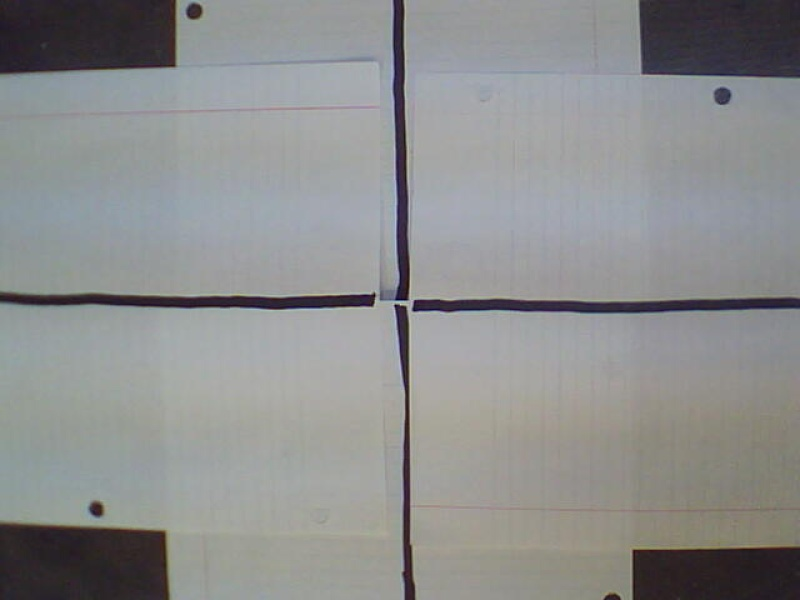
#> input picture braccetto_dev/test_direction_frame.jpg, 800 x 600 px
$ python braccetto_dev.py
#> lines starting #> are read from the running program, lines starting #| are printed output that depends on the picture; after the words box and inside, x2 and y2 are one past the last pixel; in counts of white or black regions, pixels touching at a corner belong together
### braccetto_dev/geom_util.py
import numpy as np
import math

def calc_line(x1, y1, x2, y2):
    a = float(y2 - y1) / (x2 - x1) if x2 != x1 else 0
    b = y1 - a * x1
    return a, b

def calc_line_length(p1, p2):
    dx = p1[0] - p2[0]
    dy = p1[1] - p2[1]
    return math.sqrt(dx * dx + dy * dy)

def get_horz_shift(x, w):
    hw = w / 2
    return 100 * (x - hw) / hw

def get_vert_shift(y, h):
    hh = h / 2
    return 100 * (y - hh) / hh

# [4 lines left out: function calc_rect_area, not called in this run]

def get_angle(p1, p2, w, h, rotate):
    px1 = p1[0] - w/2
    px2 = p2[0] - w/2

    py1 = h - p1[1]
    py2 = h - p2[1]

    if rotate:
        tempX = px1
        px1 = py1
        py1 = -tempX
        tempX = px2
        px2 = py2
        py2 = -tempX

    angle = 90
    if px1 != px2:
        a, b = calc_line(px1, py1, px2, py2)
        angle = 0
        if a != 0:
            x0 = -b/a
            y1 = 1.0
            x1 = (y1 - b) / a
            dx = x1 - x0
            tg = y1 * y1 / dx / dx
            angle = 180 * np.arctan(tg) / np.pi
            if a < 0:
                angle = 180 - angle
    return angle

# [21 lines left out: function get_vert_angle, not called in this run]

def order_box(box):
    srt = np.argsort(box[:, 1])
    btm1 = box[srt[0]]
    btm2 = box[srt[1]]
    top1 = box[srt[2]]
    top2 = box[srt[3]]
    bc = btm1[0] < btm2[0]
    btm_l = btm1 if bc else btm2
    btm_r = btm2 if bc else btm1
    tc = top1[0] < top2[0]
    top_l = top1 if tc else top2
    top_r = top2 if tc else top1
    return np.array([top_l, top_r, btm_r, btm_l])

def shift_box(box, w, h):
    return np.array([[box[0][0] + w,box[0][1] + h],[box[1][0] + w,box[1][1] + h], [box[2][0] + w,box[2][1] + h],[box[3][0] + w,box[3][1] + h]])

def calc_box_vector(box):
    v_side = calc_line_length(box[0], box[3])
    h_side = calc_line_length(box[0], box[1])
    idx = [0, 1, 2, 3]
    if v_side < h_side:
        idx = [0, 3, 1, 2]
    return (int((box[idx[0]][0] + box[idx[1]][0]) / 2), int((box[idx[0]][1] + box[idx[1]][1]) / 2)), (int((box[idx[2]][0] + box[idx[3]][0]) / 2), int((box[idx[2]][1]  +box[idx[3]][1]) / 2))

### braccetto_dev/braccetto_dev.py
#!python
# USAGE: python braccetto_dev.py -r n -v n -d y -s u

from imutils.video import VideoStream
from imutils.video import FPS
import numpy as np
import geom_util as geom
import braccetto_conf as bconf
import cv2
import abb
import argparse
import math
import imutils
import datetime
import time
import copy

ap = argparse.ArgumentParser()
ap.add_argument("-r", "--robot", help="enable robot mode")
ap.add_argument("-v", "--video", help="enable video mode")
ap.add_argument("-d", "--debug", help="enable debug mode")
ap.add_argument("-s", "--start", help="select starting movement")
args = vars(ap.parse_args())

ROBOT_MODE = True if args["robot"] == "y" else False
VIDEO_MODE = True if args["video"] == "y" else False
DEBUG_MODE = True if args["debug"] == "y" else False

direction_txt = None
DIRECTION_STATE = None
ROBOT_POS_X = None
ROBOT_POS_Y = None
ROBOT_POS_Z = None
writer = None

if args["start"] == "l":
	direction_txt = "LEFT"
	DIRECTION_STATE = bconf.DIRECTION.LEFT
	ROBOT_POS_X = bconf.AXIS_RANGE_X[1]
	ROBOT_POS_Y = int((bconf.AXIS_RANGE_Y[0]+bconf.AXIS_RANGE_Y[1])/2)
	ROBOT_POS_Z = bconf.AXIS_RANGE_Z[1]

elif args["start"] == "r":
	direction_txt = "RIGHT"
	DIRECTION_STATE = bconf.DIRECTION.RIGHT
	ROBOT_POS_X = bconf.AXIS_RANGE_X[0]
	ROBOT_POS_Y = int((bconf.AXIS_RANGE_Y[0]+bconf.AXIS_RANGE_Y[1])/2)
	ROBOT_POS_Z = bconf.AXIS_RANGE_Z[0]

elif args["start"] == "u":
	direction_txt = "UP"
	DIRECTION_STATE = bconf.DIRECTION.UP
	ROBOT_POS_X = int((bconf.AXIS_RANGE_X[0]+bconf.AXIS_RANGE_X[1])/2)
	ROBOT_POS_Y = bconf.AXIS_RANGE_Y[0]
	ROBOT_POS_Z = int((bconf.AXIS_RANGE_Z[0]+bconf.AXIS_RANGE_Z[1])/2)

elif args["start"] == "d":
	direction_txt = "DOWN"
	DIRECTION_STATE = bconf.DIRECTION.DOWN
	ROBOT_POS_X = int((bconf.AXIS_RANGE_X[0]+bconf.AXIS_RANGE_X[1])/2)
	ROBOT_POS_Y = bconf.AXIS_RANGE_Y[1]
	ROBOT_POS_Z = int((bconf.AXIS_RANGE_Z[0]+bconf.AXIS_RANGE_Z[1])/2)

else:
	direction_txt = "DOWN"
	DIRECTION_STATE = bconf.DIRECTION.DOWN
	ROBOT_POS_X = int((bconf.AXIS_RANGE_X[0]+bconf.AXIS_RANGE_X[1])/2)
	ROBOT_POS_Y = int((bconf.AXIS_RANGE_Y[0]+bconf.AXIS_RANGE_Y[1])/2)
	ROBOT_POS_Z = int((bconf.AXIS_RANGE_Z[0]+bconf.AXIS_RANGE_Z[1])/2)

vs = None
frame = None
fps = None
(H, W) = (None, None)
centerPos = (None, None)

if ROBOT_MODE:
	a = 0
	try:
	    print ("Connecting to %s ..." % (bconf.ROBOT_IP))
	    R = abb.Robot(ip=bconf.ROBOT_IP)
	    print ("\t+ Successfully connected to %s" % (bconf.ROBOT_IP))
	    print ("\t+ %s" % (R.get_robotinfo()))
	    R.set_speed([200,50,50,50])
	    R.set_joints([0,0,0,0,0,0])
	except:
	    a = 1;
	    print ("\t- Error: Failed to connect to %s. Trying 127.0.0.1 now ..." % (bconf.ROBOT_IP))
	if(a == 1):
		try:
		    print ("Connecting to 127.0.0.1 ...")
		    R = abb.Robot(ip='127.0.0.1')
		except:
			print ("\t- Error: Failed to connect to 127.0.0.1. Exiting now.")
			exit(-1)

	print("Current robotic arm position ...")
	time.sleep(0.5)
	robot_get_cartesian = R.get_cartesian()
	temp_pos_x = robot_get_cartesian[0][0]
	temp_pos_y = robot_get_cartesian[0][1]
	temp_pos_z = robot_get_cartesian[0][2]
	print("ROBOT_POS_X = %s mm, ROBOT_POS_Y = %s mm, ROBOT_POS_Z = %s mm" % (temp_pos_x, temp_pos_y, temp_pos_z))

	print("Initializing starting position ...")
	R.set_cartesian([[ROBOT_POS_X, ROBOT_POS_Y, ROBOT_POS_Z], bconf.Q_ORIENTATION])
	time.sleep(0.5)
	robot_get_cartesian = R.get_cartesian()
	temp_pos_x = robot_get_cartesian[0][0]
	temp_pos_y = robot_get_cartesian[0][1]
	temp_pos_z = robot_get_cartesian[0][2]
	print("ROBOT_POS_X = %s mm, ROBOT_POS_Y = %s mm, ROBOT_POS_Z = %s mm" % (temp_pos_x, temp_pos_y, temp_pos_z))
	R.set_speed([bconf.ROBOT_SPEED,50,50,50])
	# R.close()
	# exit()

if VIDEO_MODE or ROBOT_MODE:
	vs = VideoStream(src=0).start()
	time.sleep(2.0)

fps = FPS().start()

while True:
	if VIDEO_MODE or ROBOT_MODE:
		frame = vs.read()
	else:
		frame = cv2.imread("test_direction_frame.jpg")
#> frame is the input picture: shape (600, 800, 3); mean B, G, R 141.7, 141.9, 140.8
	frame = imutils.resize(frame, width=bconf.MAX_FRAME_WIDTH)

	if W is None or H is None:
		(H, W) = frame.shape[:2]
#> H = 600; W = 800
		centerPos = (int(W/2), int(H/2))
#> centerPos = (400, 300)
		crop_LRFB = (int(centerPos[0]*bconf.CROP_RATIO[0]), int(centerPos[1]*bconf.CROP_RATIO[1]), int(centerPos[0]*bconf.CROP_RATIO[2]), int(centerPos[1]*bconf.CROP_RATIO[3]))
#> crop_LRFB = (240, 60, 80, 180)

	crop = None
	if DIRECTION_STATE == bconf.DIRECTION.LEFT:
		direction_txt = "LEFT"
		crop = frame[centerPos[1]-crop_LRFB[1]:centerPos[1]+crop_LRFB[1], centerPos[0]-crop_LRFB[0]:centerPos[0]]

	elif DIRECTION_STATE == bconf.DIRECTION.RIGHT:
		direction_txt = "RIGHT"
		crop = frame[centerPos[1]-crop_LRFB[1]:centerPos[1]+crop_LRFB[1], centerPos[0]:centerPos[0]+crop_LRFB[0]]

	elif DIRECTION_STATE == bconf.DIRECTION.UP:
		direction_txt = "UP"
		crop = frame[centerPos[1]-crop_LRFB[3]:centerPos[1], centerPos[0]-crop_LRFB[2]:centerPos[0]+crop_LRFB[2]]

	elif DIRECTION_STATE == bconf.DIRECTION.DOWN:
		direction_txt = "DOWN"
		crop = frame[centerPos[1]:centerPos[1]+crop_LRFB[3], centerPos[0]-crop_LRFB[2]:centerPos[0]+crop_LRFB[2]]
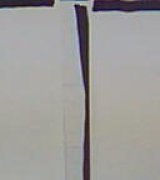
#> crop: shape (180, 160, 3); mean B, G, R 154.1, 156.2, 157.7

	gray = cv2.cvtColor(crop, cv2.COLOR_BGR2GRAY)

	blur = cv2.GaussianBlur(gray, (9, 9), 0)
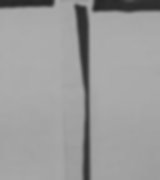
#> blur: shape (180, 160); min 39, max 173, mean 156.4

	ret1,th1 = cv2.threshold(blur, bconf.THRESHOLD, 255, cv2.THRESH_BINARY+cv2.THRESH_OTSU) #using threshold remove noise
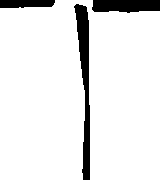
#> th1: shape (180, 160); 91.2% white; 3 black regions, box (x1, y1, x2, y2) and area: (74, 4, 90, 180) 1344, (92, 0, 160, 13) 778, (0, 0, 55, 8) 400
#> ret1 = 114
	ret2,th2 = cv2.threshold(th1, bconf.THRESHOLD, 255, cv2.THRESH_BINARY_INV) # invert the pixels of the image frame
#> th2: shape (180, 160); 8.8% white; 3 white regions
#> ret2 = 120

	contours,hierarchy = cv2.findContours(th2, cv2.RETR_TREE, cv2.CHAIN_APPROX_SIMPLE)
#> contours = 3 contours; box (x1, y1, x2, y2) and area: (74, 4, 90, 180) 1162, (92, 0, 160, 13) 701, (0, 0, 55, 8) 340
	global_contours = copy.deepcopy(contours)
#> global_contours has the same summary as contours

	C = None
	if contours is not None and len(contours) > 0:
		C = max(contours, key=cv2.contourArea)
#> C = contour of 46 points, box (x1, y1, x2, y2) (74, 4, 90, 180), area 1162
	if C is not None:
		rect = cv2.minAreaRect(C)
#> rect = ((84.78, 91.39), (13.35, 175.4), -2.78)
		box = cv2.boxPoints(rect)
#> box = [[82.36, 179.3], [73.86, 4.1], [87.2, 3.46], [95.69, 178.7]]
		box = np.int0(box)
#> box = [[82, 179], [73, 4], [87, 3], [95, 178]]
		box = geom.order_box(box)
#> in order_box, `srt = np.argsort(box[:, 1])`: srt = [2, 1, 3, 0]
#> in order_box, `btm1 = box[srt[0]]`: btm1 = [87, 3]
#> in order_box, `btm2 = box[srt[1]]`: btm2 = [73, 4]
#> in order_box, `top1 = box[srt[2]]`: top1 = [95, 178]
#> in order_box, `top2 = box[srt[3]]`: top2 = [82, 179]
#> in order_box, `bc = btm1[0] < btm2[0]`: bc = False
#> in order_box, `btm_l = btm1 if bc else btm2`: btm_l = [73, 4]
#> in order_box, `btm_r = btm2 if bc else btm1`: btm_r = [87, 3]
#> in order_box, `tc = top1[0] < top2[0]`: tc = False
#> in order_box, `top_l = top1 if tc else top2`: top_l = [82, 179]
#> in order_box, `top_r = top2 if tc else top1`: top_r = [95, 178]
#> box = [[82, 179], [95, 178], [87, 3], [73, 4]]
		global_box = copy.deepcopy(box)
#> global_box = [[82, 179], [95, 178], [87, 3], [73, 4]]
		p1, p2 = geom.calc_box_vector(box)
#> in calc_line_length, `dx = p1[0] - p2[0]`: dx = 9
#> in calc_line_length, `dy = p1[1] - p2[1]`: dy = 175
#> in calc_box_vector, `v_side = calc_line_length(box[0], box[3])`: v_side = 175.2
#> in calc_box_vector, `h_side = calc_line_length(box[0], box[1])`: h_side = 13.04
#> p1 = (88, 178); p2 = (80, 3)

		(angle,shift) = (0,0)
		(gc_x, gc_y) = (0,0)
		if DIRECTION_STATE == bconf.DIRECTION.LEFT:
			angle = geom.get_angle(p1, p2, W, H, True)
			shift = geom.get_vert_shift(p1[0], H)

			if angle < 45:
				DIRECTION_STATE = bconf.DIRECTION.UP
			elif angle > 135:
				DIRECTION_STATE = bconf.DIRECTION.DOWN

			gc_x = centerPos[0] - crop_LRFB[0]
			gc_y = centerPos[1] - crop_LRFB[1]

		elif DIRECTION_STATE == bconf.DIRECTION.RIGHT:
			angle = geom.get_angle(p1, p2, W, H, True)
			shift = geom.get_vert_shift(p1[0], H)

			if angle < 45:
				DIRECTION_STATE = bconf.DIRECTION.DOWN
			elif angle > 135:
				DIRECTION_STATE = bconf.DIRECTION.UP

			gc_x = centerPos[0]
			gc_y = centerPos[1] - crop_LRFB[1]

		elif DIRECTION_STATE == bconf.DIRECTION.UP:
			angle = geom.get_angle(p1, p2, W, H, False)
			shift = geom.get_horz_shift(p1[0], W)

			if angle < 45:
				DIRECTION_STATE = bconf.DIRECTION.RIGHT
			elif angle > 135:
				DIRECTION_STATE = bconf.DIRECTION.LEFT

			gc_x = centerPos[0] - crop_LRFB[2]
			gc_y = (centerPos[1] - crop_LRFB[3])

		elif DIRECTION_STATE == bconf.DIRECTION.DOWN:
			angle = geom.get_angle(p1, p2, W, H, False)
#> in get_angle, `px1 = p1[0] - w/2`: px1 = -312
#> in get_angle, `px2 = p2[0] - w/2`: px2 = -320
#> in get_angle, `py1 = h - p1[1]`: py1 = 422
#> in get_angle, `py2 = h - p2[1]`: py2 = 597
#> in calc_line, `a = float(y2 - y1) / (x2 - x1) if x2 != x1 else 0`: a = -21.88
#> in calc_line, `b = y1 - a * x1`: b = -6403
#> in get_angle, `a, b = calc_line(px1, py1, px2, py2)`: a = -21.88; b = -6403
#> in get_angle, `x0 = -b/a`: x0 = -292.7
#> in get_angle, `x1 = (y1 - b) / a`: x1 = -292.8
#> in get_angle, `dx = x1 - x0`: dx = -0.0457
#> in get_angle, `tg = y1 * y1 / dx / dx`: tg = 478.5
#> in get_angle, `angle = 180 * np.arctan(tg) / np.pi`: angle = 89.88
#> in get_angle, `angle = 180 - angle`: angle = 90.12
#> angle = 90.12
			shift = geom.get_horz_shift(p1[0], W)
#> shift = -78

			if angle < 45:
				DIRECTION_STATE = bconf.DIRECTION.LEFT
			elif angle > 135:
				DIRECTION_STATE = bconf.DIRECTION.RIGHT

			gc_x = centerPos[0] - crop_LRFB[2]
#> gc_x = 320
			gc_y = centerPos[1]
#> gc_y = 300

		# Draw on cropped image
		temp1 = crop.copy()
		cv2.drawContours(temp1, contours, -1, (0,255,0), 2)
		cv2.drawContours(temp1, [box], 0, (255,0,0), 2)
		cv2.line(temp1, p1, p2, (0, 0, 255), 2)
		msg_d = "Direction : %s" % direction_txt
		msg_a = "Angle : {0}".format(int(angle))
#> msg_a = 'Angle : 90'
		msg_s = "Shift : {0}".format(int(shift))
#> msg_s = 'Shift : -78'
		cv2.putText(temp1, msg_d, (10, 20), cv2.FONT_HERSHEY_SIMPLEX, 0.5, (248,24,148), 2)
		cv2.putText(temp1, msg_a, (10, 40), cv2.FONT_HERSHEY_SIMPLEX, 0.5, (248,24,148), 2)
		cv2.putText(temp1, msg_s, (10, 60), cv2.FONT_HERSHEY_SIMPLEX, 0.5, (248,24,148), 2)
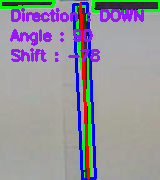
#> temp1: shape (180, 160, 3); mean B, G, R 158.9, 148.1, 151.3

		# Draw contours, box, and line on original image, using global coordinates
		for i1, cnt1 in enumerate(global_contours):
			for i2, cnt2 in enumerate(cnt1):
				for i3, cnt3 in enumerate(cnt2):
					global_contours[i1][i2][i3][0] += gc_x
					global_contours[i1][i2][i3][1] += gc_y
#> this loop made 3 passes
#> after the loop, global_contours = 3 contours; box (x1, y1, x2, y2) and area: (394, 304, 410, 480) 1162, (412, 300, 480, 313) 701, (320, 300, 375, 308) 340
		for i1, bx1 in enumerate(global_box):
			global_box[i1][0] += gc_x
			global_box[i1][1] += gc_y
#> this loop made 4 passes
#> after the loop, global_box = [[402, 479], [415, 478], [407, 303], [393, 304]]
		gc_p1 = (p1[0]+gc_x, p1[1]+gc_y)
#> gc_p1 = (408, 478)
		gc_p2 = (p2[0]+gc_x, p2[1]+gc_y)
#> gc_p2 = (400, 303)
		frame_edit = frame.copy()
		cv2.drawContours(frame_edit, global_contours, -1, (0,255,0), 2)
		cv2.drawContours(frame_edit, [global_box], 0, (255,0,0), 2)
		cv2.line(frame_edit, gc_p1, gc_p2, (0, 0, 255), 2)
		msg_d = "Direction : %s" % direction_txt
		msg_a = "Angle : {0}".format(int(angle))
		msg_s = "Shift : {0}".format(int(shift))
		cv2.putText(frame_edit, msg_d, (10, 20), cv2.FONT_HERSHEY_SIMPLEX, 0.5, (0,0,0), 2)
		cv2.putText(frame_edit, msg_a, (10, 40), cv2.FONT_HERSHEY_SIMPLEX, 0.5, (0,0,0), 2)
		cv2.putText(frame_edit, msg_s, (10, 60), cv2.FONT_HERSHEY_SIMPLEX, 0.5, (0,0,0), 2)

		# Add cross section line segments showing the center position within the frame
		cv2.line(frame_edit, (centerPos[0],0), (centerPos[0],H), (253,106,2), 1)
		cv2.line(frame_edit, (0,centerPos[1]), (W,centerPos[1]), (253,106,2), 1)
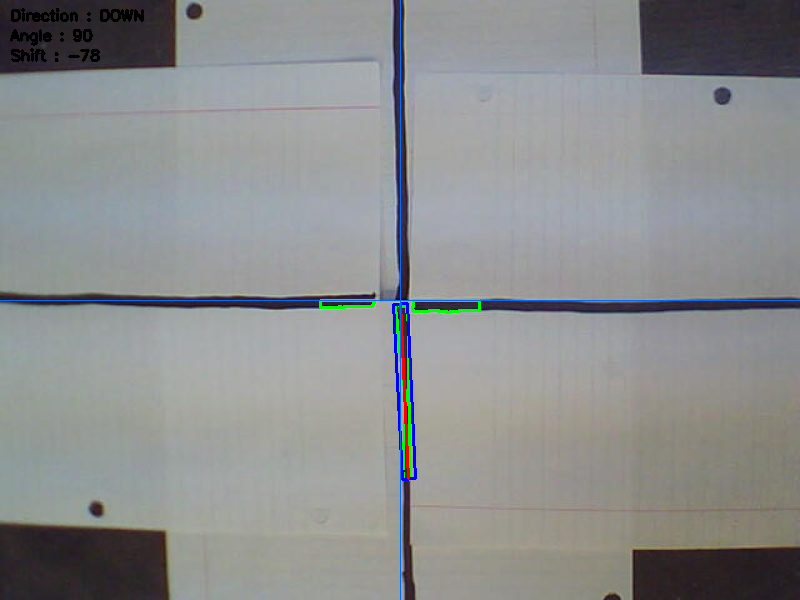
#> frame_edit: shape (600, 800, 3); mean B, G, R 141.9, 141.9, 140

		# Find closest and furthest points, relative to direction
		d1 = math.sqrt(math.pow((centerPos[0]-gc_p1[0]),2)+math.pow((centerPos[1]-gc_p1[1]),2))
#> d1 = 178.2
		d2 = math.sqrt(math.pow((centerPos[0]-gc_p2[0]),2)+math.pow((centerPos[1]-gc_p2[1]),2))
#> d2 = 3
		(startPt, endPt) = (0, 0)
		if d1 < d2:
			startPt = (gc_p1[0]-centerPos[0], centerPos[1]-gc_p1[1])
			endPt = (gc_p2[0]-centerPos[0], centerPos[1]-gc_p2[1])
		else:
			startPt = (gc_p2[0]-centerPos[0], centerPos[1]-gc_p2[1])
#> startPt = (0, -3)
			endPt = (gc_p1[0]-centerPos[0], centerPos[1]-gc_p1[1])
#> endPt = (8, -178)

		if DEBUG_MODE:
			print("%s" % msg_d)
			print("%s" % msg_a)
			print("%s" % msg_s)
			print("p1: %s d1: %03d" % (str(gc_p1), d1))
			print("p2: %s d2: % 3d" % (str(gc_p2), d2))
			print("startPt : (%4d, %3d, %4d)" % (startPt[0], startPt[1], startPt[0]))
			print("  endPt : (%4d, %3d, %4d)" % (endPt[0], endPt[1], endPt[0]))
			print("ratioPt : (%4d, %3d, %4d)" % (int(endPt[0] * bconf.ABB_MM_PX_RATIO_X), int(endPt[1] * bconf.ABB_MM_PX_RATIO_Y), int(endPt[0] * bconf.ABB_MM_PX_RATIO_Z)))
			print("old_pos : (%4d, %3d, %4d)" % (ROBOT_POS_X, ROBOT_POS_Y, ROBOT_POS_Z))

		'''
			Update the global robot position based on direction and boundaries.
			Convert from CV to ABB.
		'''
		temp_pos_x = ROBOT_POS_X + int(endPt[0] * bconf.ABB_MM_PX_RATIO_X)
#> temp_pos_x = 1101
		temp_pos_y = ROBOT_POS_Y + int(endPt[1] * bconf.ABB_MM_PX_RATIO_Y)
#> temp_pos_y = -44
		temp_pos_z = ROBOT_POS_Z + int(endPt[0] * bconf.ABB_MM_PX_RATIO_Z)
#> temp_pos_z = 1000
		temp_max_z = bconf.AXIS_RANGE_Z[1]
		if DIRECTION_STATE == bconf.DIRECTION.LEFT:
			ROBOT_POS_X = max(temp_pos_x, bconf.AXIS_RANGE_X[0])
			ROBOT_POS_Y = max(temp_pos_y, bconf.AXIS_RANGE_Y[0]) if endPt[1] < 0 else min(temp_pos_y, bconf.AXIS_RANGE_Y[1])
			ROBOT_POS_Z = max(temp_pos_z, bconf.AXIS_RANGE_Z[0])
			# [9 lines of commented-out code are left out]

		elif DIRECTION_STATE == bconf.DIRECTION.RIGHT:
			ROBOT_POS_X = min(temp_pos_x, bconf.AXIS_RANGE_X[1])
			ROBOT_POS_Y = max(temp_pos_y, bconf.AXIS_RANGE_Y[0]) if endPt[1] < 0 else min(temp_pos_y, bconf.AXIS_RANGE_Y[1])
			ROBOT_POS_Z = min(temp_pos_z, bconf.AXIS_RANGE_Z[1])
			# [8 lines of commented-out code are left out]

		elif DIRECTION_STATE == bconf.DIRECTION.UP:
			ROBOT_POS_X = max(temp_pos_x, bconf.AXIS_RANGE_X[0]) if endPt[0] < 0 else min(temp_pos_x, bconf.AXIS_RANGE_X[1])
			ROBOT_POS_Y = min(temp_pos_y, bconf.AXIS_RANGE_Y[1])
			ROBOT_POS_Z = max(temp_pos_z, bconf.AXIS_RANGE_Z[0]) if endPt[0] < 0 else min(temp_pos_z, bconf.AXIS_RANGE_Z[1])
			# [8 lines of commented-out code are left out]

			if ROBOT_POS_Y == bconf.AXIS_RANGE_Y[1]:
				DIRECTION_STATE = bconf.DIRECTION.DOWN

		elif DIRECTION_STATE == bconf.DIRECTION.DOWN:
			ROBOT_POS_X = max(temp_pos_x, bconf.AXIS_RANGE_X[0]) if endPt[0] < 0 else min(temp_pos_x, bconf.AXIS_RANGE_X[1])
#> ROBOT_POS_X = 1101
			ROBOT_POS_Y = max(temp_pos_y, bconf.AXIS_RANGE_Y[0])
#> ROBOT_POS_Y = -44
			ROBOT_POS_Z = max(temp_pos_z, bconf.AXIS_RANGE_Z[0]) if endPt[0] < 0 else min(temp_pos_z, bconf.AXIS_RANGE_Z[1])
#> ROBOT_POS_Z = 1000
			# [8 lines of commented-out code are left out]
			if ROBOT_POS_Y == bconf.AXIS_RANGE_Y[0]:
				DIRECTION_STATE = bconf.DIRECTION.UP

		# [8 lines of commented-out code are left out]

		if writer is None:
			fourcc = cv2.VideoWriter_fourcc(*"MJPG")
			writer = cv2.VideoWriter("braccetto_dev_test.avi", fourcc, 30, (W, H), True)
		writer.write(frame_edit)

		if DEBUG_MODE:
			print("new_pos : (%4d, %3d, %4d)" % (ROBOT_POS_X, ROBOT_POS_Y, ROBOT_POS_Z))
			key = cv2.waitKey(0) & 0xFF
			if key == ord("q"):
				break
			# elif key == ord("s"):
			# 	cv2.imwrite("test_left.jpg", frame_edit)
			# 	break

		if ROBOT_MODE:
			R.set_cartesian([[ROBOT_POS_X, ROBOT_POS_Y, ROBOT_POS_Z], bconf.Q_ORIENTATION])

	else:
		cv2.imshow("frame", frame)

	fps.update()

	key = cv2.waitKey(1) & 0xFF
#> (key q is pressed here)
	if key == ord("q"):
		break

fps.stop()
print("[INFO] elapsed time: {:.2f}".format(fps.elapsed()))
print("[INFO] approx. FPS: {:.2f}".format(fps.fps()))

writer.release()
try:
	vs.stop()
except:
	pass
try:
	vs.release()
except:
	pass

cv2.destroyAllWindows()
